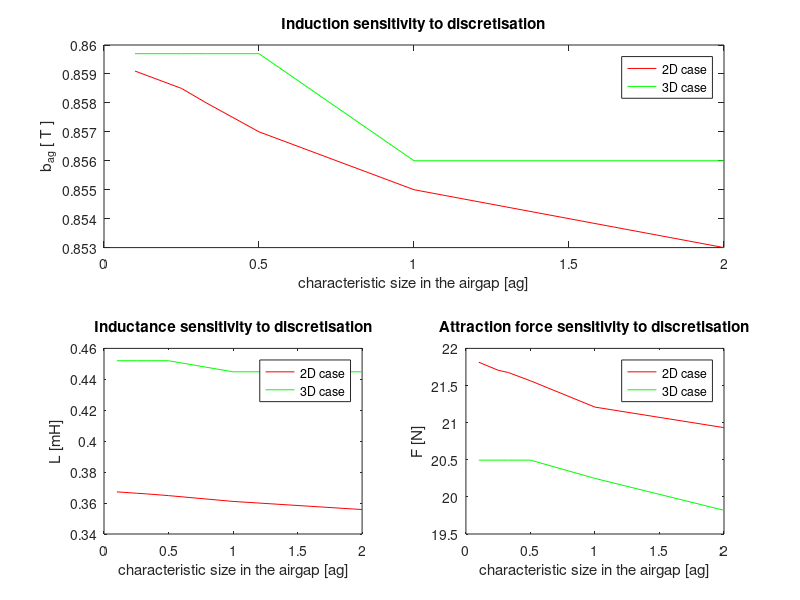
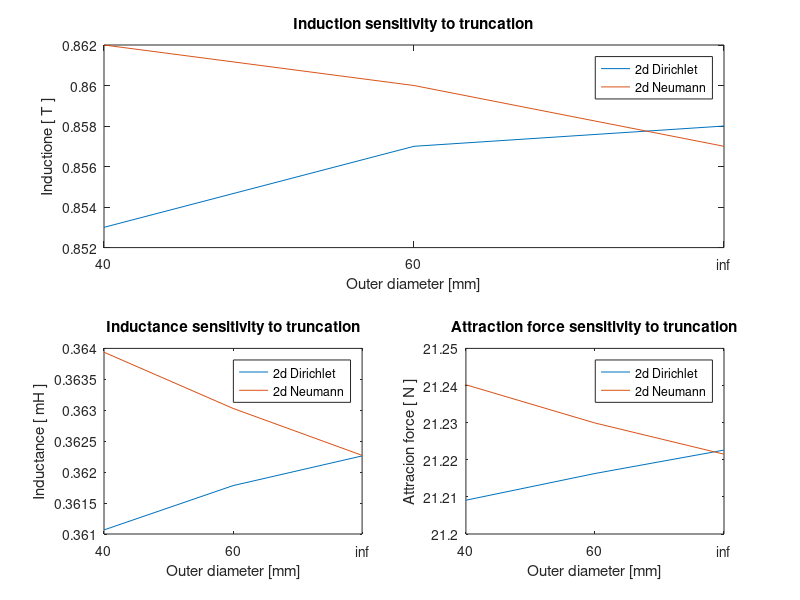
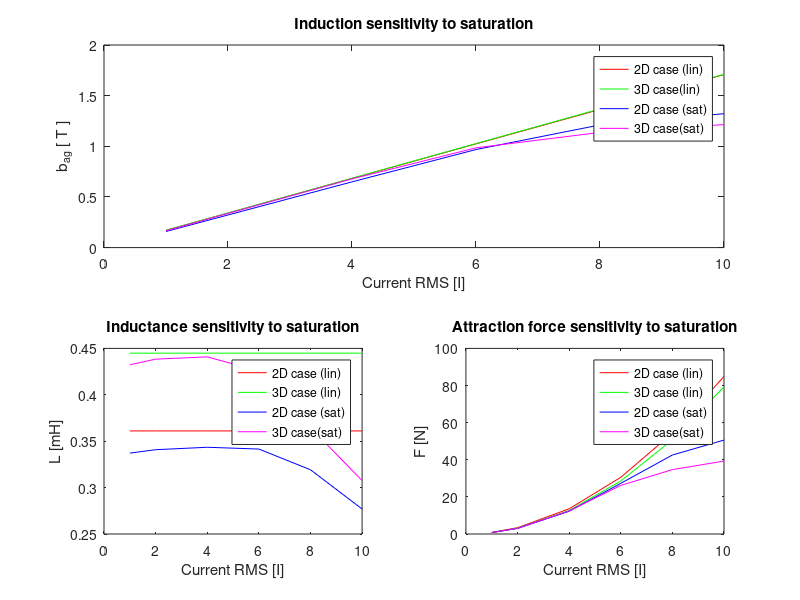

Source code (MATLAB) for these figures, in order:
%% mesh density

x = [2 1 0.5 0.33 0.25 .1];

bag_2d = [0.853 0.855 0.857 0.858 0.8585 0.8591];
bag_3d = [0.856 0.856 0.8597 0.8597 0.8597 0.8597];

l_2d = [0.35581 0.361066 0.364822 0.365948 0.366369  0.367247];
l_3d = [0.444866 0.444866 0.452022 0.452022 0.452022 0.452022];

f_2d = [20.9326 21.2091 21.5636 21.6741 21.7057  21.8137];
f_3d = [19.8196 20.2488 20.4949 20.4949 20.4949 20.4949];

subplot(2,2,[1 2]);
plot(x, bag_2d, 'r');hold on;plot(x, bag_3d, 'g');hold off;
title('Induction sensitivity to discretisation')
xlabel('characteristic size in the airgap [ag]')
ylabel('b_{ag} [ T ]');
legend('2D case', '3D case');

subplot(2,2,3)
plot(x, l_2d, 'r');hold on;plot(x, l_3d, 'g');hold off;
title('Inductance sensitivity to discretisation')
xlabel('characteristic size in the airgap [ag]')
ylabel('L [mH]');
legend('2D case', '3D case');

subplot(2,2,4);
plot(x, f_2d, 'r');hold on;plot(x, f_3d, 'g');hold off;
title('Attraction force sensitivity to discretisation')
xlabel('characteristic size in the airgap [ag]')
ylabel('F [N]');
legend('2D case', '3D case');

%% truncation

% Dirichlet
bag_r40_2d_dir = 0.853;
bag_r60_2d_dir = 0.857;
bag_inf_2d_dir = 0.858;

l_r40_2d_dir = 0.361066;
l_r60_2d_dir = 0.361782;
l_inf_2d_dir = 0.362262;

f_r40_2d_dir = 21.2091;
f_r60_2d_dir = 21.2163;
f_inf_2d_dir = 21.2226;

bag_r40_3d_dir = 0;
bag_r60_3d_dir = 0;
bag_inf_3d_dir = 0.0;

l_r40_3d_dir = 0.0;
l_r60_3d_dir = 0.0;
l_inf_3d_dir = 0.0;

f_r40_3d_dir = 0.0;
f_r60_3d_dir = 0.0;
f_inf_3d_dir = 0.0;

%Neumann
bag_r40_2d_neu = 0.862;
bag_r60_2d_neu = 0.860;
bag_inf_2d_neu = 0.857;

l_r40_2d_neu = 0.363938;
l_r60_2d_neu = 0.36303;
l_inf_2d_neu = 0.362271;

f_r40_2d_neu = 21.2402;
f_r60_2d_neu = 21.2299;
f_inf_2d_neu = 21.2215;

bag_r40_3d_neu = 0.0;
bag_r60_3d_neu = 0.0;
bag_inf_3d_neu = 0.0;

l_r40_3d_neu = 0.0;
l_r60_3d_neu = 0.0;
l_inf_3d_neu = 0.0;

f_r40_3d_neu = 0.0;
f_r60_3d_neu = 0;
f_inf_3d_neu = 0;

figure;
subplot(2,2,[1 2]);
plot([1 2 3], [bag_r40_2d_dir bag_r60_2d_dir bag_inf_2d_dir]);
hold on;
plot([1 2 3], [bag_r40_2d_neu bag_r60_2d_neu bag_inf_2d_neu]);
xticks([1 2 3])
xticklabels({'40', '60', 'inf'})
title('Induction sensitivity to truncation');
xlabel('Outer diameter [mm]')
ylabel('Inductione [ T ]')
legend('2d Dirichlet', '2d Neumann')

subplot(2,2,3);
plot([1 2 3], [l_r40_2d_dir l_r60_2d_dir l_inf_2d_dir]);
hold on;
plot([1 2 3], [l_r40_2d_neu l_r60_2d_neu l_inf_2d_neu]);
xticks([1 2 3])
xticklabels({'40', '60', 'inf'})
title('Inductance sensitivity to truncation');
xlabel('Outer diameter [mm]')
ylabel('Inductance [ mH ]')
legend('2d Dirichlet', '2d Neumann')

subplot(2,2,4);
plot([1 2 3], [f_r40_2d_dir f_r60_2d_dir f_inf_2d_dir]);
hold on;
plot([1 2 3], [f_r40_2d_neu f_r60_2d_neu f_inf_2d_neu]);
xticks([1 2 3])
xticklabels({'40', '60', 'inf'})
title('Attraction force sensitivity to truncation');
xlabel('Outer diameter [mm]')
ylabel('Attracion force [ N ]')
legend('2d Dirichlet', '2d Neumann')

%% Saturation
x = [1 2 4 6 8 10];

bag_2d_lin = [0.171 0.341 0.683 1.024 1.364 1.708];
bag_3d_lin = [0.171 0.342 0.684 1.027 1.369 1.711];
 
bag_2d_sat = [0.159 0.322 0.649 0.968 1.211 1.322];
bag_3d_sat = [0.166 0.337 0.678 0.985 1.137 1.214];

l_2d_lin = [0.361066 0.361066 0.361066 0.361066 0.361066 0.361066];
l_3d_lin = [0.444866 0.444866 0.444866 0.444866 0.444866 0.444866];
 
l_2d_sat = [0.337167 0.340843 0.343458 0.341533 0.319229 0.27695];
l_3d_sat = [0.432302 0.438406 0.440846 0.425683 0.364579 0.307602];

f_2d_lin = [0.848365 3.39346 13.5738 30.5412 54.2954 84.8365];
f_3d_lin = [0.792783 3.17113 12.6845 28.5402 50.7381 79.2783];

f_2d_sat = [0.737342 3.01478 12.2548 27.2833 42.5532 50.6036];
f_3d_sat = [0.744779 3.06881 12.4391 26.1809 34.689 39.3033];

figure;
subplot(2,2,[1 2]);
plot(x, bag_2d_lin, 'r');hold on;plot(x, bag_3d_lin, 'g');plot(x, bag_2d_sat, 'b');plot(x, bag_3d_sat, 'm');hold off;
title('Induction sensitivity to saturation')
xlabel('Current RMS [I]')
ylabel('b_{ag} [ T ]');
legend('2D case (lin)', '3D case(lin)','2D case (sat)', '3D case(sat)');

subplot(2,2,3)
plot(x, l_2d_lin, 'r');hold on;plot(x, l_3d_lin, 'g');plot(x, l_2d_sat, 'b');plot(x, l_3d_sat, 'm');hold off;
title('Inductance sensitivity to saturation')
xlabel('Current RMS [I]')
ylabel('L [mH]');
legend('2D case (lin)', '3D case (lin)','2D case (sat)', '3D case(sat)');

subplot(2,2,4);
plot(x, f_2d_lin, 'r');hold on;plot(x, f_3d_lin, 'g');plot(x, f_2d_sat, 'b');plot(x, f_3d_sat, 'm');hold off;
title('Attraction force sensitivity to saturation')
xlabel('Current RMS [I]')
ylabel('F [N]');
legend('2D case (lin)', '3D case (lin)','2D case (sat)', '3D case(sat)');
